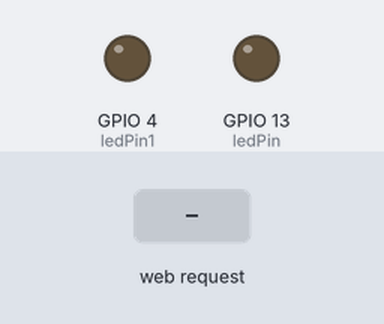
Bench run of a sketch on a simulated ESP8266 (NodeMCU). Parts: output pins drawn as LEDs (lit = HIGH). The inputs (shaded band) are chosen by the test bench. WiFi joins after 1.5 s; servers stay silent unless stated; what the sketch prints to the serial monitor is not drawn.

Above: at 2.7 s.
2.8 s: HTTP request GET /LED=ON received
At 3.3 s:
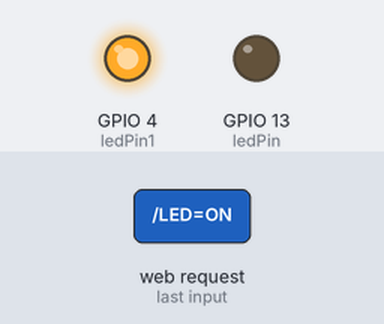
4.3 s: HTTP request GET /TOGGLELED received
At 5.5 s:
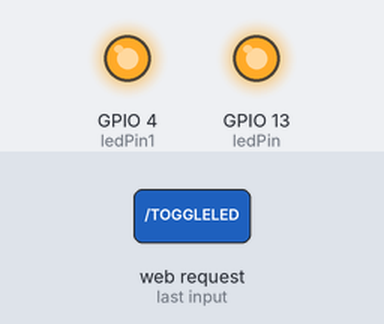
5.8 s: HTTP request GET /LED=OFF received
At 6.8 s:
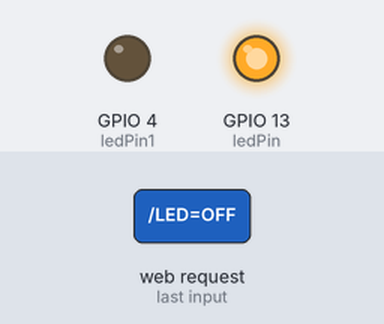
Timing chart, 0 to 8.8 s (numbered marks = the images above; inputs shaded):
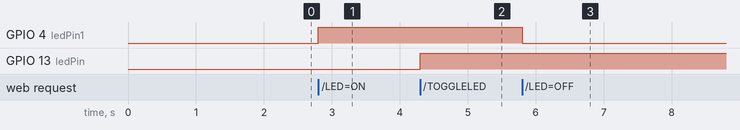

Measured:
- after the input at 2.8 s, GPIO 4 (ledPin1): LOW → HIGH at once
- after the input at 4.3 s, GPIO 13 (ledPin): LOW → HIGH at once
- after the input at 5.8 s, GPIO 4 (ledPin1): HIGH → LOW at once

The sketch:

wifi_local.ino
```cpp
#include <ESP8266WiFi.h>


const char* ssid = "CAYO"; // Nome da Rede
const char* password = "41140751"; // Password da rede


int ledPin = 13; // GPIO13 do ESP8266 e D7 do NodeMCU
int ledPin1 = 4; // GPIO2 do ESP8266 e D2 do NodeMCU
WiFiServer server(80); // Porto 80


void setup() {
  Serial.begin(115200);
  delay(10);
  pinMode(ledPin, OUTPUT); // Define o D7 como saída
  analogWrite(ledPin, 0); // Inicializa o PWM em 0 (LED desligado)
  pinMode(ledPin1, OUTPUT); // Define o D4 como saída
  analogWrite(ledPin1, 0); // Inicializa o PWM em 0 (LED desligado)


  // Comunicação com a rede WiFi
  Serial.println();
  Serial.println();
  Serial.print("Connecting to "); // Mensagem apresentada no monitor série
  Serial.println(ssid); // Apresenta o nome da rede no monitor série
  WiFi.begin(ssid, password); // Inicia a ligação à rede
  while (WiFi.status() != WL_CONNECTED) {
    delay(500);
    Serial.print(".");
  }
  Serial.println("");
  Serial.println("WiFi connected");


  // Servidor
  server.begin();
  Serial.println("Servidor iniciado");


  // Impressão do endereço IP
  Serial.print("Use o seguinte URL para a comunicação: ");
  Serial.print("http://");
  Serial.print(WiFi.localIP());
  Serial.println("/");
}


void loop() {
  // Verificação se o cliente está conectado
  WiFiClient client = server.available();
  if (!client) {
    return;
  }


  // Espera até o cliente enviar dados
  Serial.println("Novo cliente");
  while (!client.available()) {
    delay(1);
  }


  // Ler a primeira linha do pedido
  String request = client.readStringUntil('\r');
  Serial.println(request);
  client.flush();


  // Operação do pedido
  int value = 0;


  if (request.indexOf("/LED=ON") != -1) {
    digitalWrite(ledPin1, HIGH);
    value = 255; // Define o valor PWM máximo (LED ligado)
  }
  if (request.indexOf("/LED=OFF") != -1) {
    digitalWrite(ledPin1, LOW);
    value = 0; // Define o valor PWM mínimo (LED desligado)
  }


  if (request.indexOf("/TOGGLELED") != -1) {
    // Liga ou desliga o LED, dependendo do seu estado atual
    int currentState = digitalRead(ledPin);
    digitalWrite(ledPin, currentState == HIGH ? LOW : HIGH);
    value = currentState == HIGH ? 0 : 255;
  }


  // Solicitação PWM
  if (request.indexOf("/PWM=") != -1) {
    int pwmValue = request.substring(request.indexOf("/PWM=") + 5).toInt();
    analogWrite(ledPin1, pwmValue);
    value = pwmValue;
  }


// Inicialização da página HTML
  client.println("HTTP/1.1 200 OK");
  client.println("Content-Type: text/html");
  client.println(""); // Não esqueça deste
  client.println("<!DOCTYPE HTML>");
  client.println("<html>");


  // Adicione o título
  client.println("<head><title>ESP 12E WEB SERVER</title></head>");


  // Adicione o estilo para o fundo "aqua"
  client.println("<style>");
  client.println("body { background-color: aqua; }");
  client.println("</style>");


  client.println("<body>");


  // Adicione o título como um cabeçalho
  client.println("<h1>ESP-12E WEB SERVER</h1>");


  // Adicione uma linha abaixo do título
  client.println("<hr>");


  // Barra de valores para controlar o LED com potenciômetro
  client.print("Estado do LED 1 (Azul) controlado pelo potenciometro (PWM): ");
  client.println("<span id='pwmValue'>" + String(value) + "</span>");
  client.println("<br>");
  client.println("<input type='range' min='0' max='255' step='1' value='" + String(value) + "' id='pwmSlider' onchange='updatePWM(this.value)'>");
  client.println("<br>");


  client.println("<script>");
  client.println("function updatePWM(value) {");
  client.println("  document.getElementById('pwmValue').textContent = value;");
  client.println("  var xhttp = new XMLHttpRequest();");
  client.println("  xhttp.open('GET', '/PWM=' + value, true);");
  client.println("  xhttp.send();");
  client.println("}");


  // Lógica para ligar o outro LED sem afetar a barra de potenciômetro
  client.println("function toggleLED() {");
  client.println("  var xhttp = new XMLHttpRequest();");
  client.println("  xhttp.open('GET', '/TOGGLELED', true);");
  client.println("  xhttp.send();");
  client.println("}");


  client.println("</script>");


  // Adicione uma linha abaixo do LED controlado pelo potenciômetro
  client.println("<hr>");


  // Texto acima do botão
  client.println("<p>Ligar e desligar LED 2 (Vermelho):</p>");


  // Botão para ligar/desligar o outro LED
  client.println("<button onclick='toggleLED()'>Ligar/Desligar LED 2</button><br />");


  client.println("</body></html>");
}
```
